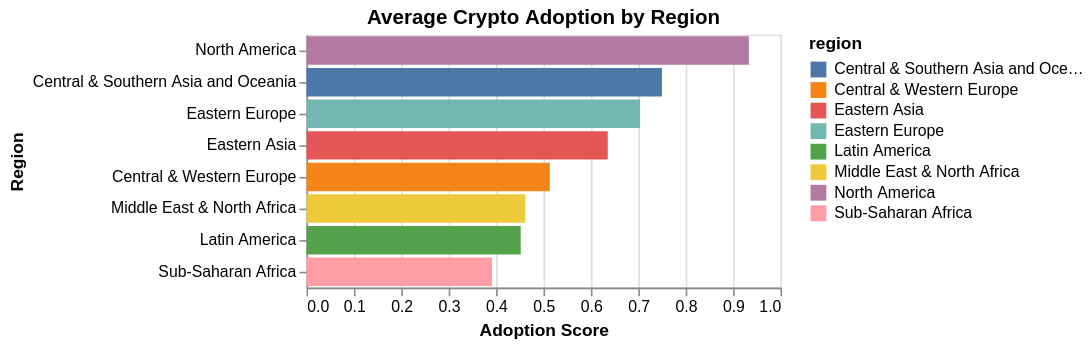

Write notebook code for a chart like this one.
### Markdown cell above
Calculating and visualizing the average crypto adoption score by region:

### Code cell
region_avg = model_data2.groupby("region")["adoption_score"].mean().reset_index()
alt.Chart(region_avg).mark_bar().encode(
    y=alt.Y("region", sort='-x', title="Region"),
    x=alt.X("adoption_score", title="Adoption Score"),
    color="region"
).properties(title="Average Crypto Adoption by Region")

### Figure 1 — Vega-Lite specification as saved in the notebook (floating-point values rounded to 4 significant figures)
{"config": {"view": {"continuousWidth": 300, "continuousHeight": 300}}, "data": {"name": "data-5c7c6e58b8acb11c61d920e14a2868f2"}, "mark": {"type": "bar"}, "encoding": {"color": {"field": "region", "type": "nominal"}, "x": {"field": "adoption_score", "title": "Adoption Score", "type": "quantitative"}, "y": {"field": "region", "sort": "-x", "title": "Region", "type": "nominal"}}, "title": "Average Crypto Adoption by Region", "$schema": "https://vega.github.io/schema/vega-lite/v6.1.0.json", "datasets": {"data-5c7c6e58b8acb11c61d920e14a2868f2": [{"region": "Central & Southern Asia and Oceania", "adoption_score": 0.7498}, {"region": "Central & Western Europe", "adoption_score": 0.5133}, {"region": "Eastern Asia", "adoption_score": 0.6356}, {"region": "Eastern Europe", "adoption_score": 0.7038}, {"region": "Latin America", "adoption_score": 0.4519}, {"region": "Middle East & North Africa", "adoption_score": 0.4617}, {"region": "North America", "adoption_score": 0.9333}, {"region": "Sub-Saharan Africa", "adoption_score": 0.3912}]}}
